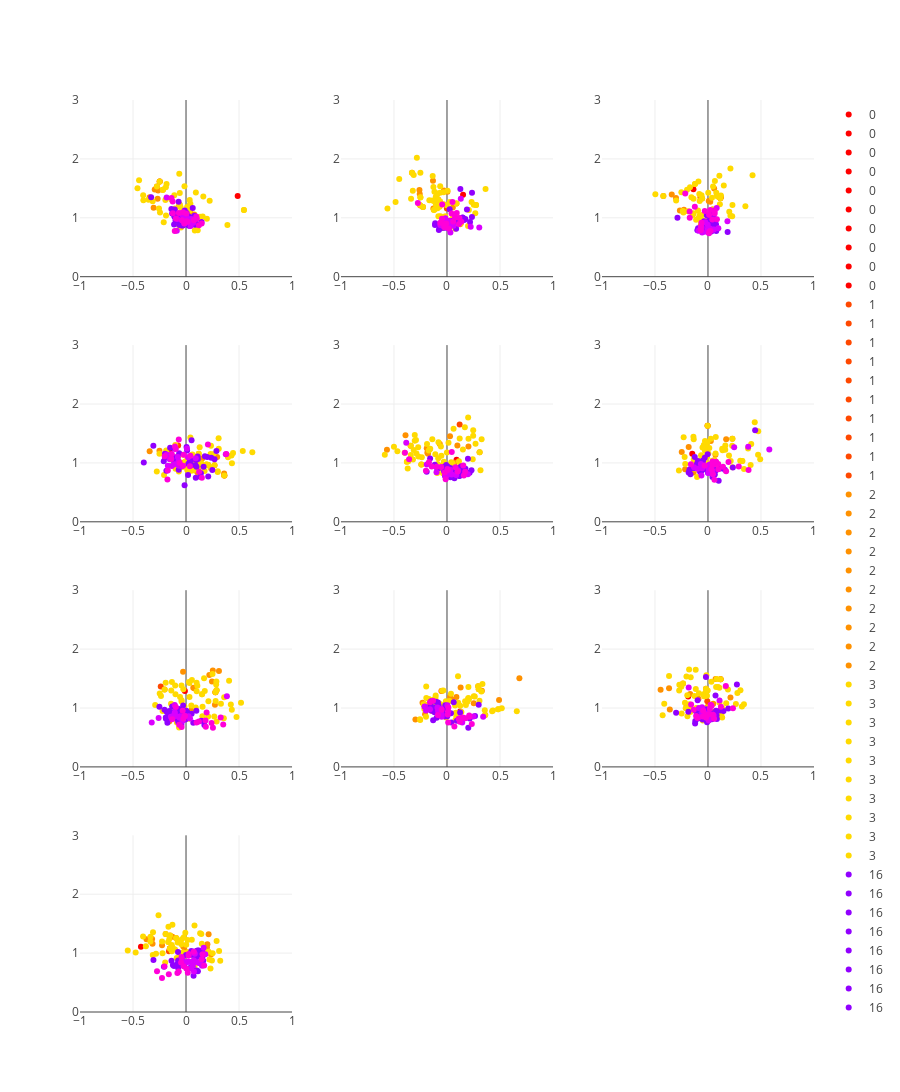

This figure's notebook cell:
### Markdown cell above
## Points in the half-plane

### Code cell
halfplane = np.copy(gaussians)
halfplane[:, :, 0] *= np.sqrt(2)
plot_halfplane_wordnet_per_level(hyp_model, halfplane.reshape(-1, 20), labeled_word_dict, ratio_words=1,
                       left_offset=None, right_offset=None, aggregate="w")
